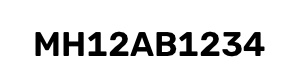
#> input picture data/anpr_test/clean_plate.jpg, 300 x 80 px
$ python -i bench_preprocess.py   (imports and definitions only)
#> lines starting #> are read from the running program, lines starting #| are printed output that depends on the picture
#> further down, picture is the input picture: shape (80, 300, 3); min 0, max 255, mean 225.8
"""Preprocessing variant benchmark for EasyOCR (real inference).

Compares multiple plate-crop preprocessing pipelines on the labeled
synthetic test images and reports exact-match / char-accuracy / latency
per variant. Evidence-based selection only; no fabricated results.

Usage: python -m ai.anpr.bench_preprocess
"""
import sys, os, time, re, statistics
sys.path.insert(0, os.path.join(os.path.dirname(__file__), '..', '..'))

import cv2
import numpy as np
import easyocr


# [16 lines left out: functions norm, lcs_sim, not called in this run]


def expected_of(fname):
    m = re.search(r'plate_([A-Z0-9]+)\.', fname)
    return m.group(1) if m else None


def v_original(bgr): return bgr

def v_gray_color(bgr):
    g = cv2.cvtColor(bgr, cv2.COLOR_BGR2GRAY)
    return cv2.cvtColor(g, cv2.COLOR_GRAY2BGR)

# [6 lines left out: function v_upscale_only, not called in this run]

def v_upscale3_gray_clahe(bgr):
    g = cv2.cvtColor(bgr, cv2.COLOR_BGR2GRAY)
    h, w = g.shape[:2]
#> h = 80; w = 300
    if h < 120:
        g = cv2.resize(g, (int(w*3), int(h*3)), interpolation=cv2.INTER_CUBIC)
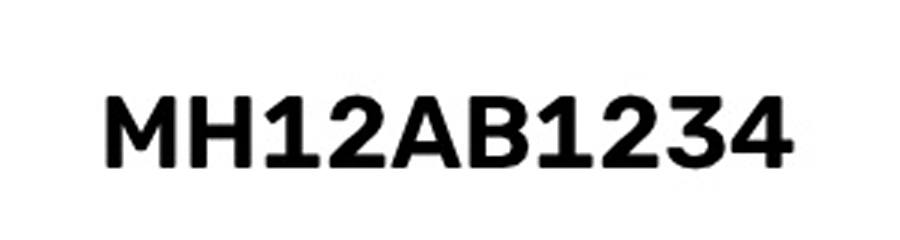
#> g: shape (240, 900); min 0, max 255, mean 225.8
    clahe = cv2.createCLAHE(clipLimit=2.0, tileGridSize=(8, 8))
    g = clahe.apply(g)
    return cv2.cvtColor(g, cv2.COLOR_GRAY2BGR)

# [20 lines left out: functions v_clahe, v_adaptive_thresh, v_otsu, v_contrast_norm, not called in this run]

VARIANTS = {
    'original': v_original,
    'gray': v_gray_color,
    'upscale3x': v_upscale_only,
    'upscale3x+clahe': v_upscale3_gray_clahe,
    'clahe': v_clahe,
    'adaptive': v_adaptive_thresh,
    'otsu': v_otsu,
    'contrast_norm': v_contrast_norm,
}


# [62 lines left out: function main, not called in this run]


# [2 lines not run here, left out]

>>> import cv2
>>> picture = cv2.imread('../../../data/anpr_test/clean_plate.jpg')
>>> result = v_upscale3_gray_clahe(picture)

$ run again, on data/anpr_test/plate_MH12AB1234.jpg
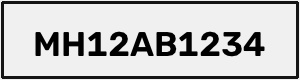
#> input picture data/anpr_test/plate_MH12AB1234.jpg, 300 x 80 px
#> picture is the input picture: shape (80, 300, 3); min 0, max 246, mean 192.3
#> in v_upscale3_gray_clahe, `g = cv2.resize(g, (int(w*3), int(h*3)), interpolation=cv2.INTER_CUBIC)`:
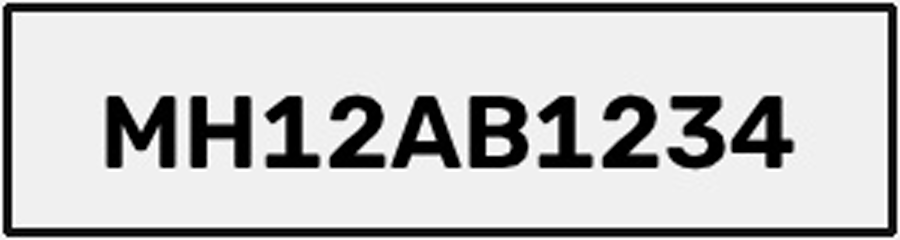
#> g: shape (240, 900); min 0, max 255, mean 192.3

$ run again, on data/anpr_test/plate_TN09EF6789.jpg
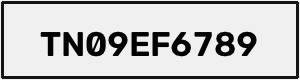
#> input picture data/anpr_test/plate_TN09EF6789.jpg, 300 x 80 px
#> picture is the input picture: shape (80, 300, 3); min 0, max 246, mean 193.9
#> in v_upscale3_gray_clahe, `g = cv2.resize(g, (int(w*3), int(h*3)), interpolation=cv2.INTER_CUBIC)`:
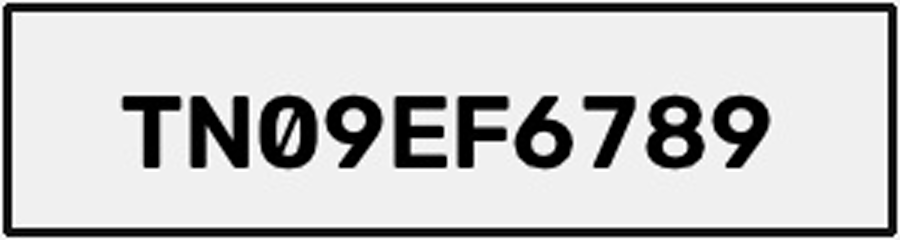
#> g: shape (240, 900); min 0, max 255, mean 193.9
